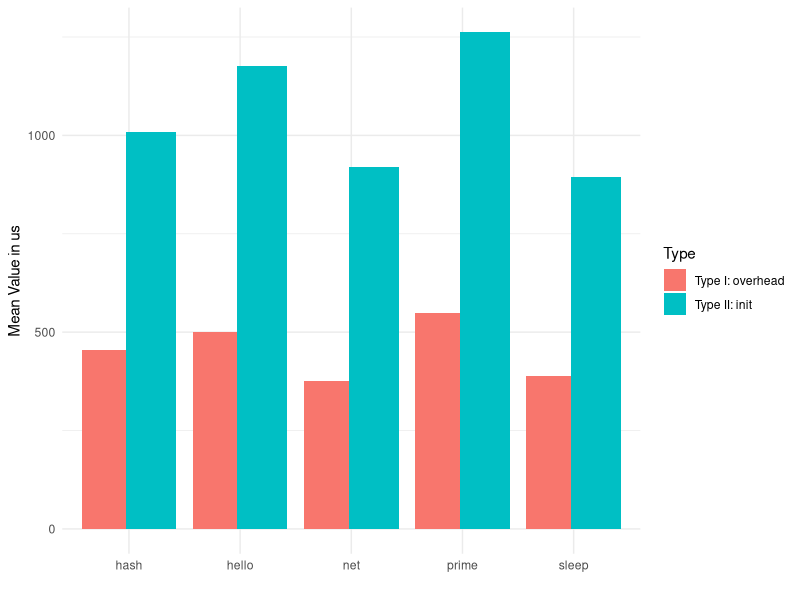

Generate this figure with R:
## Script to create stacked bar plots with mean durations

library(ggplot2)

data <- data.frame(
  Task = rep(c("sleep", "hash", "hello", "net", "prime"), each = 2),
  Type = rep(c("Type I: providing Wasi", "Type II: Instantiating module"), times = 5),
  Mean = c(146.2, 175.5, 126.2, 141.1, 172, 177.8, 149.1, 149.4, 134.6, 163.2)
)

data <- data.frame(
  Task = rep(c("sleep", "hash", "hello", "net", "prime"), each = 2),
  Type = rep(c("Type I: overhead", "Type II: init"), times = 5),
  Mean = c(389.5, 893.0, 453.5, 1008.9, 499.4,1176.9, 374.8, 920.4, 548.6, 1261.6)
)


# Create a grouped bar plot
ggplot(data, aes(x = Task, y = Mean, fill = Type)) +
  geom_bar(stat = "identity", position = position_dodge(width = 0.8)) +
  labs(x = "",
       y = "Mean Value in us",
       fill = "Type") +
  theme_minimal()